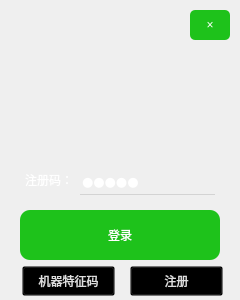
<?xml version="1.0" encoding="UTF-8"?>
<ui version="4.0">
 <class>MainWindow</class>
 <widget class="QWidget" name="MainWindow">
  <property name="geometry">
   <rect>
    <x>0</x>
    <y>0</y>
    <width>240</width>
    <height>300</height>
   </rect>
  </property>
  <property name="minimumSize">
   <size>
    <width>240</width>
    <height>300</height>
   </size>
  </property>
  <property name="maximumSize">
   <size>
    <width>300</width>
    <height>300</height>
   </size>
  </property>
  <property name="windowTitle">
   <string>Robot calibration off-line</string>
  </property>
  <property name="windowIcon">
   <iconset>
    <normaloff>:/Image/图标.png</normaloff>:/Image/图标.png</iconset>
  </property>
  <property name="styleSheet">
   <string notr="true">QFrame#frame {
border-image: url(:/Image/背景.png);
border-radius: 8px;
}

QLabel#label1{
color: rgb(255, 255, 255);
border-image: url(:/Image/图标.png);
}

QLabel{
font: 10pt &quot;楷体&quot;;
color: rgb(255, 255, 255);
}

QLineEdit{
background-color:transparent;
font: 10pt &quot;楷体&quot;;
color: rgb(255, 255, 255);
border:none;
border-bottom:1px solid lightgray
}

QPushButton#pushButton_Small,QPushButton#pushButton_exit{
color: rgb(255, 255, 255);
background-color:rgb(30, 194, 27);
font: 12pt &quot;黑体&quot;;
border-radius: 5px;
}

QPushButton#pushButton_Small:hover{
background-color: rgb(26, 173, 25);
}

QPushButton#pushButton_Small:pressed{
background-color: rgb(31, 200, 28);
}

QPushButton#pushButton_exit:hover{
background-color: rgb(255, 52, 2);
}

QPushButton#pushButton_exit:pressed{
background-color: rgb(182, 34, 5)
}

QPushButton#pushButton_ok{
color: rgb(255, 255, 255);
background-color:rgb(30, 194, 27);
font: 12pt &quot;黑体&quot;;
border-radius: 10px;
}

QPushButton#pushButton_ok:hover{
background-color: rgb(26, 173, 25);
}

QPushButton#pushButton_ok:pressed{
background-color: rgb(31, 200, 28);
}

QPushButton#pushButton_tz,QPushButton#pushButton_zc{
background-color:transparent;
font: 10pt &quot;楷体&quot;;
color: rgb(222, 222, 222);
}

QPushButton#pushButton_tz:hover,QPushButton#pushButton_zc:hover{
color:rgb(26, 173, 25);
}

QPushButton#pushButton_tz:pressed,QPushButton#pushButton_zc:pressed{
color:rgb(31, 200, 28);
}</string>
  </property>
  <widget class="QFrame" name="frame">
   <property name="geometry">
    <rect>
     <x>0</x>
     <y>0</y>
     <width>240</width>
     <height>300</height>
    </rect>
   </property>
   <property name="styleSheet">
    <string notr="true"/>
   </property>
   <property name="frameShape">
    <enum>QFrame::Shape::StyledPanel</enum>
   </property>
   <property name="frameShadow">
    <enum>QFrame::Shadow::Raised</enum>
   </property>
   <widget class="QPushButton" name="pushButton_ok">
    <property name="geometry">
     <rect>
      <x>20</x>
      <y>210</y>
      <width>200</width>
      <height>50</height>
     </rect>
    </property>
    <property name="minimumSize">
     <size>
      <width>200</width>
      <height>50</height>
     </size>
    </property>
    <property name="maximumSize">
     <size>
      <width>200</width>
      <height>50</height>
     </size>
    </property>
    <property name="cursor">
     <cursorShape>OpenHandCursor</cursorShape>
    </property>
    <property name="toolTip">
     <string/>
    </property>
    <property name="styleSheet">
     <string notr="true"/>
    </property>
    <property name="text">
     <string>登录</string>
    </property>
    <property name="iconSize">
     <size>
      <width>20</width>
      <height>20</height>
     </size>
    </property>
   </widget>
   <widget class="QLineEdit" name="lineEdit_password">
    <property name="geometry">
     <rect>
      <x>80</x>
      <y>170</y>
      <width>135</width>
      <height>25</height>
     </rect>
    </property>
    <property name="minimumSize">
     <size>
      <width>135</width>
      <height>25</height>
     </size>
    </property>
    <property name="maximumSize">
     <size>
      <width>135</width>
      <height>25</height>
     </size>
    </property>
    <property name="font">
     <font>
      <family>楷体</family>
      <pointsize>10</pointsize>
      <italic>false</italic>
      <bold>false</bold>
     </font>
    </property>
    <property name="styleSheet">
     <string notr="true"/>
    </property>
    <property name="text">
     <string>请输入密码</string>
    </property>
    <property name="echoMode">
     <enum>QLineEdit::EchoMode::Password</enum>
    </property>
   </widget>
   <widget class="QPushButton" name="pushButton_tz">
    <property name="geometry">
     <rect>
      <x>22</x>
      <y>266</y>
      <width>93</width>
      <height>30</height>
     </rect>
    </property>
    <property name="cursor">
     <cursorShape>OpenHandCursor</cursorShape>
    </property>
    <property name="styleSheet">
     <string notr="true"/>
    </property>
    <property name="text">
     <string>机器特征码</string>
    </property>
   </widget>
   <widget class="QPushButton" name="pushButton_zc">
    <property name="geometry">
     <rect>
      <x>130</x>
      <y>266</y>
      <width>93</width>
      <height>30</height>
     </rect>
    </property>
    <property name="cursor">
     <cursorShape>OpenHandCursor</cursorShape>
    </property>
    <property name="styleSheet">
     <string notr="true"/>
    </property>
    <property name="text">
     <string>注册</string>
    </property>
   </widget>
   <widget class="QLabel" name="label2">
    <property name="geometry">
     <rect>
      <x>25</x>
      <y>160</y>
      <width>80</width>
      <height>40</height>
     </rect>
    </property>
    <property name="minimumSize">
     <size>
      <width>80</width>
      <height>40</height>
     </size>
    </property>
    <property name="maximumSize">
     <size>
      <width>80</width>
      <height>40</height>
     </size>
    </property>
    <property name="styleSheet">
     <string notr="true"/>
    </property>
    <property name="text">
     <string>注册码：</string>
    </property>
    <property name="buddy">
     <cstring>lineEdit_password</cstring>
    </property>
   </widget>
   <widget class="QPushButton" name="pushButton_exit">
    <property name="geometry">
     <rect>
      <x>190</x>
      <y>10</y>
      <width>40</width>
      <height>30</height>
     </rect>
    </property>
    <property name="minimumSize">
     <size>
      <width>40</width>
      <height>30</height>
     </size>
    </property>
    <property name="maximumSize">
     <size>
      <width>40</width>
      <height>30</height>
     </size>
    </property>
    <property name="cursor">
     <cursorShape>OpenHandCursor</cursorShape>
    </property>
    <property name="text">
     <string>×</string>
    </property>
   </widget>
   <widget class="QLabel" name="label1">
    <property name="geometry">
     <rect>
      <x>0</x>
      <y>5</y>
      <width>40</width>
      <height>35</height>
     </rect>
    </property>
    <property name="text">
     <string/>
    </property>
   </widget>
  </widget>
 </widget>
 <resources>
  <include location="../images/img.qrc"/>
 </resources>
 <connections>
  <connection>
   <sender>pushButton_exit</sender>
   <signal>clicked()</signal>
   <receiver>MainWindow</receiver>
   <slot>close()</slot>
   <hints>
    <hint type="sourcelabel">
     <x>212</x>
     <y>28</y>
    </hint>
    <hint type="destinationlabel">
     <x>239</x>
     <y>33</y>
    </hint>
   </hints>
  </connection>
 </connections>
</ui>
